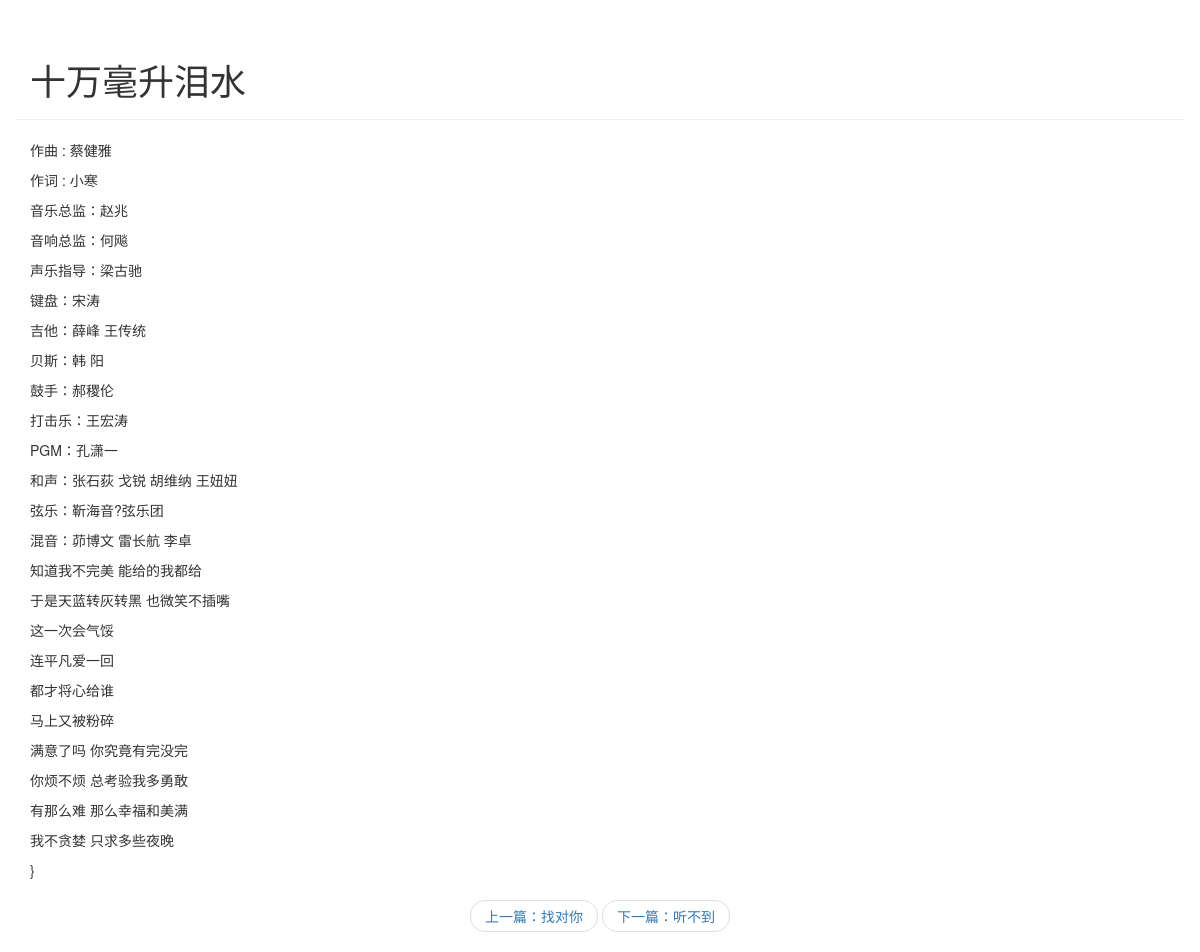
Screenshot of /blog/detail/4 with the database file from the repository.
### blog/models.py (models this page shows, shortened)
class Article(models.Model):
    article_id = models.AutoField(primary_key=True)
    title = models.TextField()
    brief_content = models.TextField()
    content = models.TextField()
    publish_date = models.DateTimeField(auto_created=True)

### blog/views.py (the view)
# urls.py: path('detail/<int:article_id>', blog.views.get_detail_page)
def get_detail_page(request, article_id):
    all_article = Article.objects.all()
    curr_article = None
    previous_index = 0
    next_index = 0
    previous_article = None
    next_article = None
    for index, article in enumerate(all_article):
        if index == 0:
            previous_index = 0
            next_index = index + 1
        elif index == len(all_article) - 1:
            previous_index = index - 1
            next_index = index
        else:
            previous_index = index - 1
            next_index = index + 1
        if article.article_id == article_id:
            curr_article = article
            previous_article = all_article[previous_index]
            next_article = all_article[next_index]
            break
    section_list = curr_article.content.split('\n')
    return render(request, 'blog/detail.html',
                  {
                      'curr_article': curr_article,
                      'section_list': section_list,
                      'previous_article': previous_article,
                      'next_article': next_article
                  }
                  )

### blog/templates/blog/detail.html (shortened to what this page needs)
<!DOCTYPE html>
<html lang="en">
<head>
    <link rel="stylesheet" href="https://cdn.jsdelivr.net/npm/bootstrap@3.3.7/dist/css/bootstrap.min.css">
</head>
<body>
<div class="container page-header">
    <h1>
        {{ curr_article.title }}
    </h1>
</div>
<div class="container page-main">
        <div>
            {% for section in section_list %}
            <p>{{ section }}</p>
            {% endfor %}}
        </div>
</div>
<div>
    <nav aria-label="...">
  <ul class="pager">
    <li><a href="/blog/detail/{{ previous_article.article_id}}">上一篇：{{ previous_article.title }}</a></li>
    <li><a href="/blog/detail/{{ next_article.article_id }}">下一篇：{{ next_article.title }}</a></li>
  </ul>
</nav>
</div>
</body>
</html>

### rows the page displays
Article: title "十万毫升泪水"
Article: title "找对你"
Article: title "听不到"

### other values shown
{{ section }} "作曲 : 蔡健雅" "作词 : 小寒" "音乐总监：赵兆" "音响总监：何飚" "声乐指导：梁古驰" "键盘：宋涛" "吉他：薛峰 王传统" "贝斯：韩 阳" "鼓手：郝稷伦" "打击乐：王宏涛" "PGM：孔潇一" "和声：张石荻 戈锐 胡维纳 王妞妞" "弦乐：靳海音?弦乐团" "混音：茆博文 雷长航 李卓" "知道我不完美 能给的我都给" "于是天蓝转灰转黑 也微笑不插嘴" "这一次会气馁" "连平凡爱一回" "都才将心给谁" "马上又被粉碎" "满意了吗 你究竟有完没完" "你烦不烦 总考验我多勇敢" "有那么难 那么幸福和美满" "我不贪婪 只求多些夜晚"
